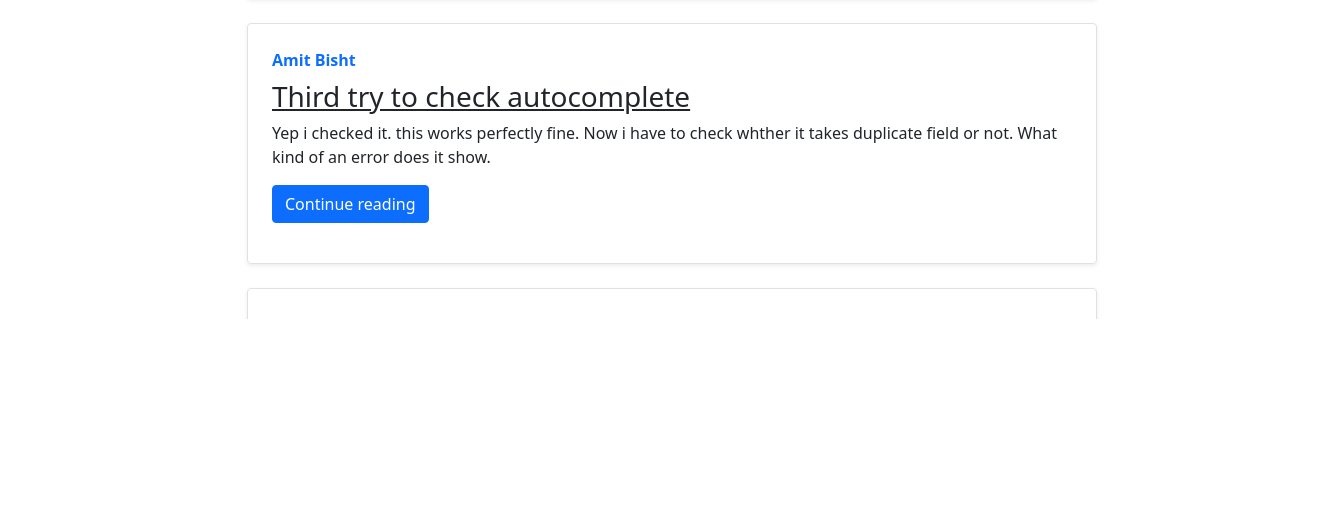
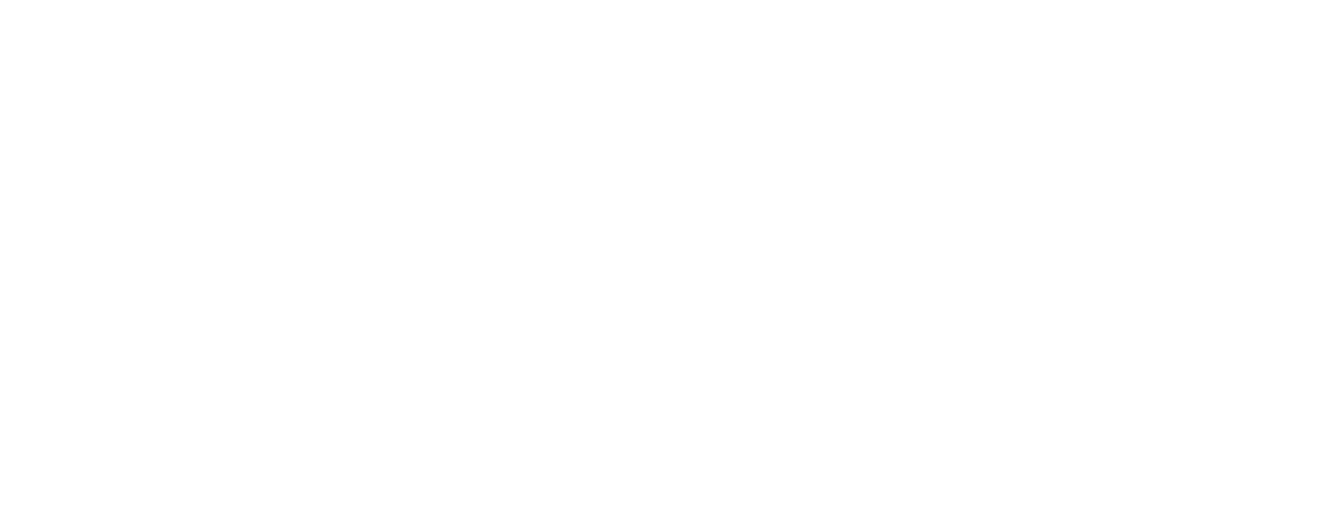
The page /blog/ (lower part) on the database as committed earlier (2 pictures, top to bottom).
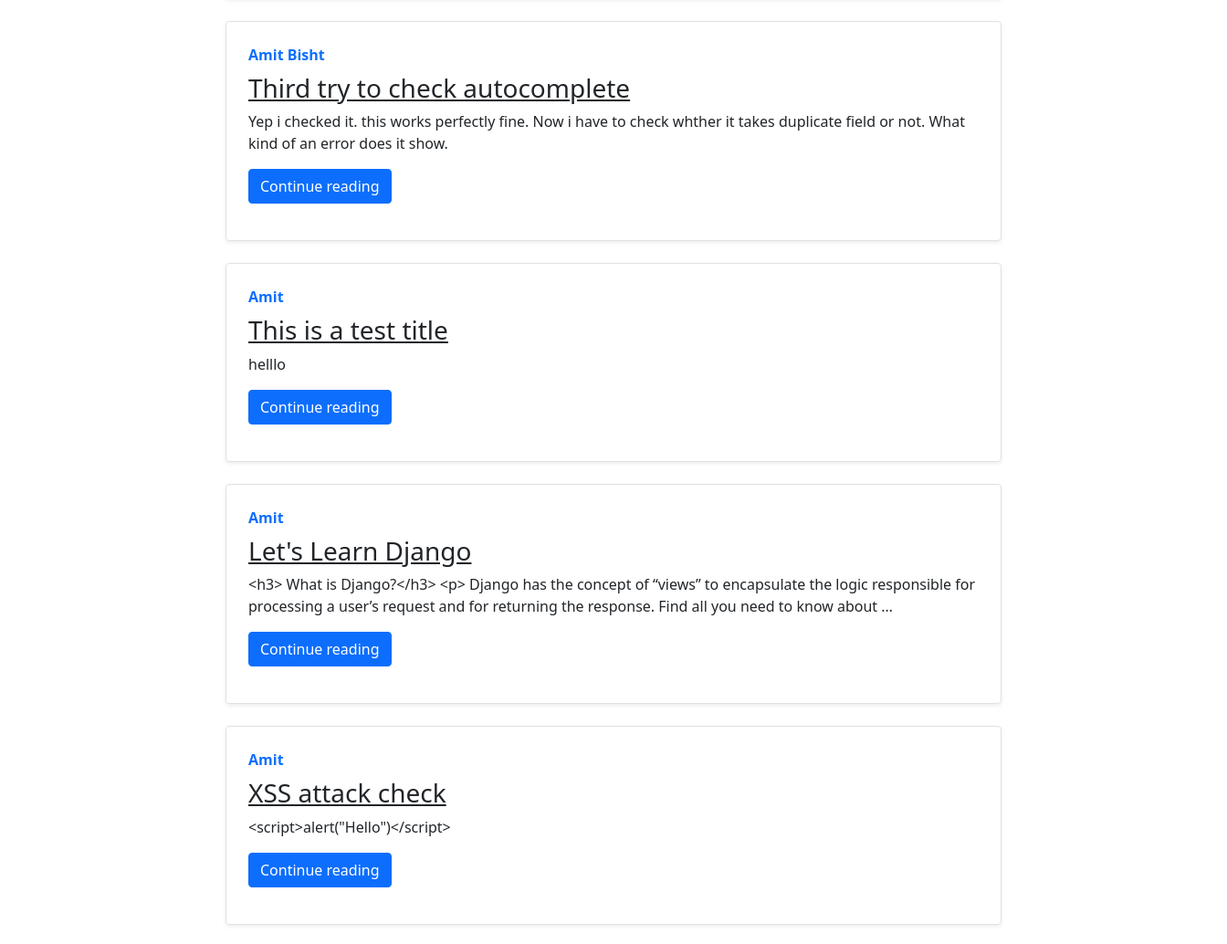
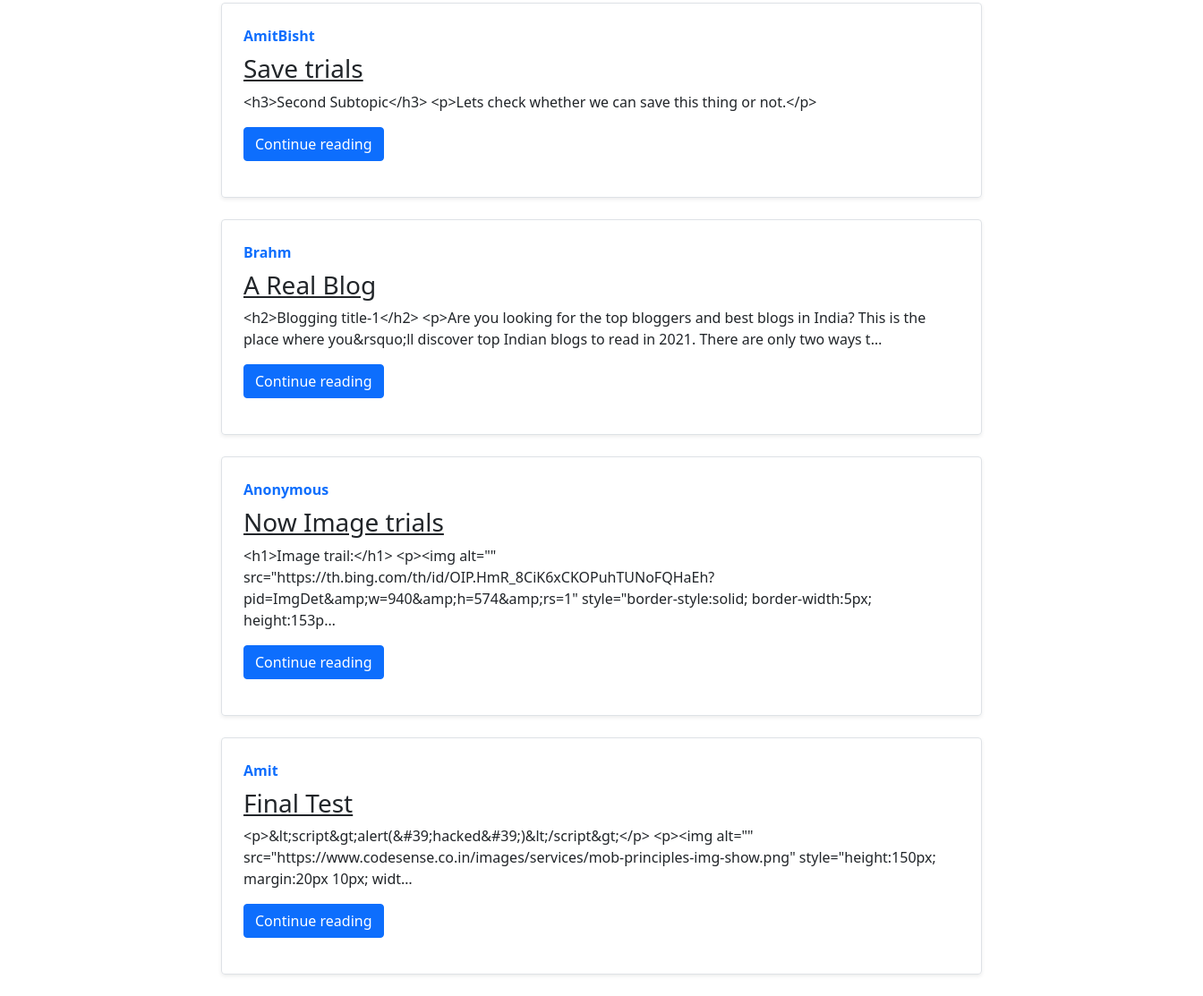
The same page on the database as committed later (2 pictures, top to bottom).
### blog/models.py (models this page shows, shortened)
class Post(models.Model):
    id = models.AutoField(primary_key=True)
    title = models.CharField(max_length=50)
    content = RichTextField()
    author = models.CharField(max_length=25)
    slug = models.SlugField(unique=True,blank=True)
    timestamp = models.DateTimeField(auto_now_add=True)
    class Meta:
        unique_together = ['title','slug']

### blog/views.py (the view)
# urls.py: path('',blogHome,name='blogHome'),
def blogHome(request):
    allPosts = Post.objects.all()
    context = {'allPosts': allPosts}
    return render(request,'blog/blogHome.html',context)

### templates/blog/blogHome.html (shortened to what this page needs)
{% extends 'base.html' %}
{% block css %}
{% load static %}
<link rel="stylesheet" href="{% static 'home/style.css' %}">
{% endblock css %}
{% block body %}
{% load bleach_tags %}
<div class="container p-0 mt-5">
  {% for post in allPosts %}
  <div class="row g-0 border rounded overflow-hidden flex-md-row mb-4 shadow-sm h-md-250 position-relative">
    <div class="col p-4 d-flex flex-column position-static">
      <strong class="d-inline-block mb-2 text-primary">{{post.author}}</strong>
      <h3 class="mb-0"><a href="{{post.slug}}" class="text-dark">{{post.title}}</a></h3>
      <div class="card-text mb-auto preview mt-1">{{post.content|bleach:"h1,h2,h3,h4,h5,h6,p,br,span"|truncatechars:200}}</div>
      <div>
        <a href="{{post.slug}}" role="button" class="btn btn-primary my-3">Continue reading</a>
      </div>
    </div>
  </div>
  {% endfor %}
</div>
{% endblock body %}

### templates/base.html (shortened to what this page needs)
<!DOCTYPE html>
<html lang="en">
<head>
  <link href="https://cdn.jsdelivr.net/npm/bootstrap@5.0.1/dist/css/bootstrap.min.css" rel="stylesheet"
 />
  {% load static %}
  {% block css %}{% endblock css %}
</head>
<body>
  {% block body %} {% endblock body %}
</body>
</html>

### static/home/style.css (style rules this page uses)
.container { width: 850px; margin: 10px auto 10px ; }

Rows that differ between the two databases and show on the page:
now on this page (row unchanged): Post: author "Amit", title "This is a test title", content|bleach "helllo"
now on this page (row unchanged): Post: author "Amit", title "Let's Learn Django", content|bleach "<h3> What is Django?</h3> <p> Django has the concept of “views” to encapsulate the logic responsible for processing a user’s request and for returning the response. Find all you need to know about …"
now on this page (row unchanged): Post: author "Amit", title "XSS attack check", content|bleach "<script>alert(\"Hello\")</script>"
added Post: author "AmitBisht", title "Save trials", content|bleach "<h3>Second Subtopic</h3> <p>Lets check whether we can save this thing or not.</p>"
added Post: author "Brahm", title "A Real Blog", content|bleach "<h2>Blogging title-1</h2> <p>Are you looking for the top bloggers and best blogs in India? This is the place where you&rsquo;ll discover top Indian blogs to read in 2021. There are only two ways t…"
added Post: author "Anonymous", title "Now Image trials", content|bleach "<h1>Image trail:</h1> <p><img alt=\"\" src=\"https://th.bing.com/th/id/OIP.HmR_8CiK6xCKOPuhTUNoFQHaEh?pid=ImgDet&amp;w=940&amp;h=574&amp;rs=1\" style=\"border-style:solid; border-width:5px; height:153p…"
added Post: author "Amit", title "Final Test", content|bleach "<p>&lt;script&gt;alert(&#39;hacked&#39;)&lt;/script&gt;</p> <p><img alt=\"\" src=\"https://www.codesense.co.in/images/services/mob-principles-img-show.png\" style=\"height:150px; margin:20px 10px; widt…"
